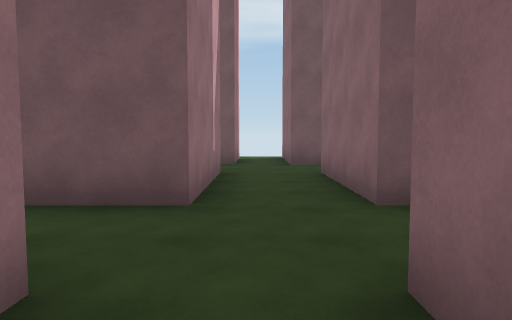
view 1 (above)

24 first-person views from a walk through a scene from a Unity 3-D project. The camera is 1.4 m above the floor, tilts 4° down and sees 70° across. The floor is counted in squares, 2 m on a side. Each view is taken from the middle of a square. On the plan, view 1 faces up. The plan holds only what a view shows up to about 11 squares ahead; the rest is blank. The place goes on beyond the plan.

view 2
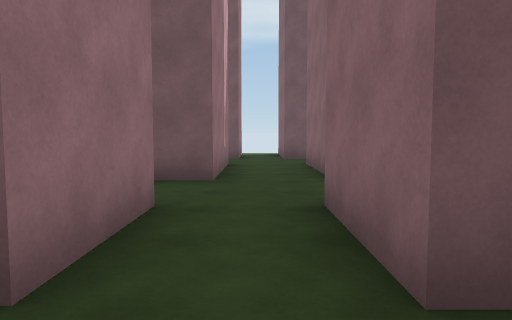

view 3
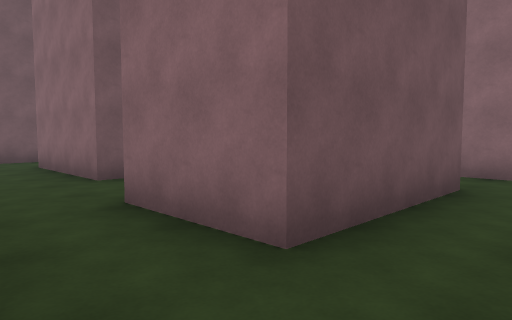

view 4
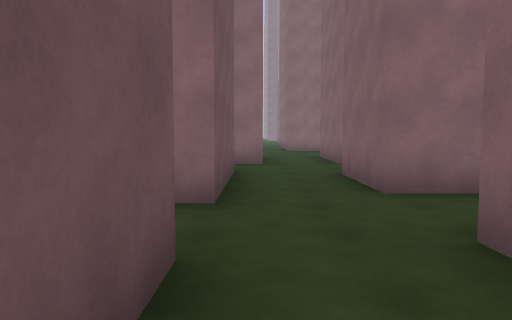

view 5
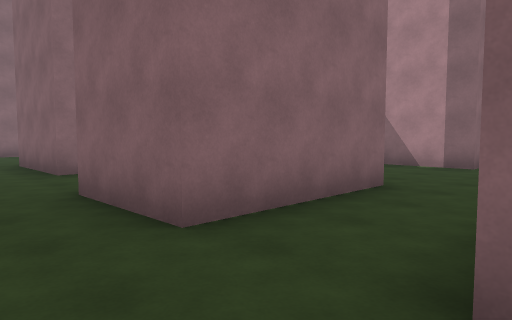

view 6
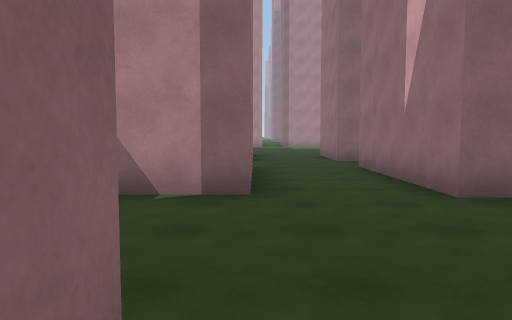

view 7
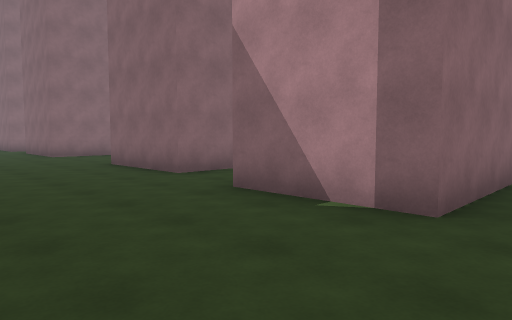

view 8
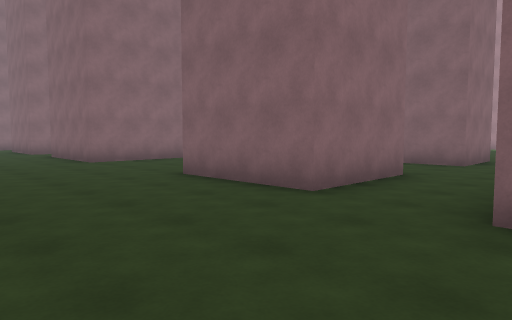

view 9
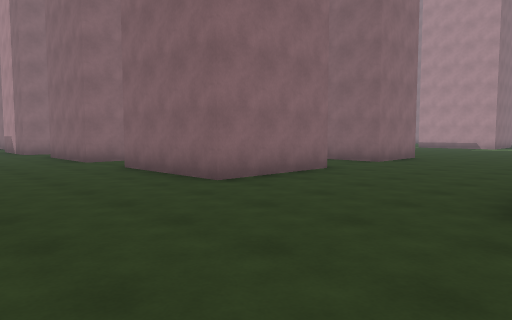

view 10
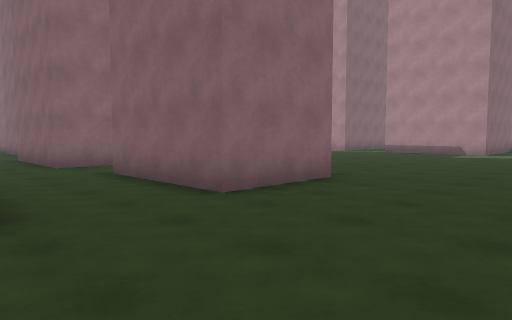

view 11
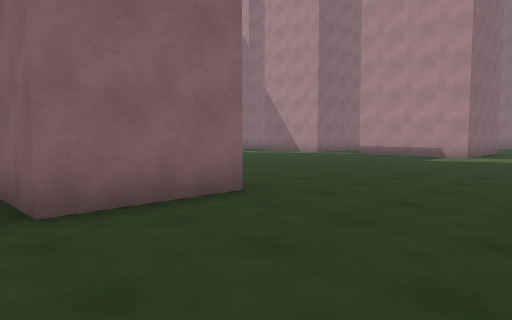

view 12
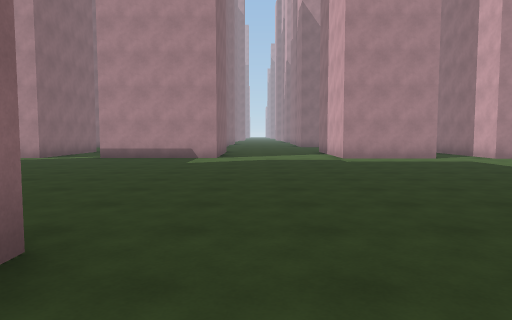

view 13
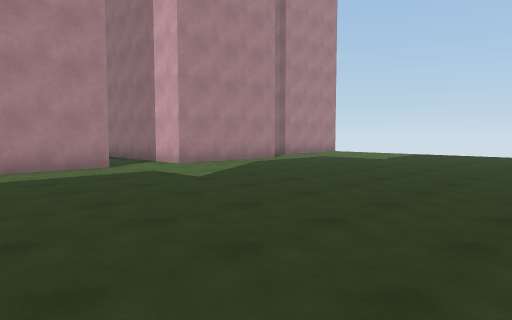

view 14
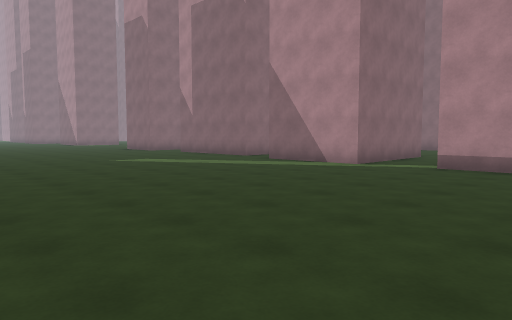

view 15
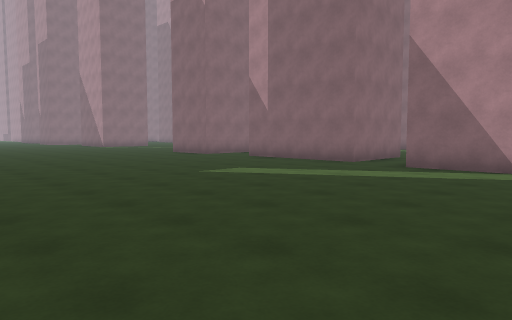

view 16
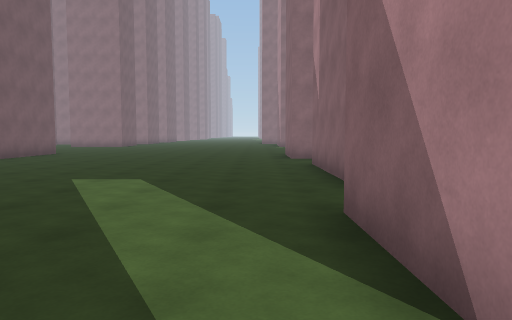

view 17
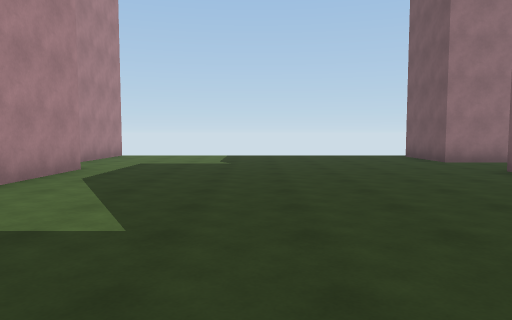

view 18
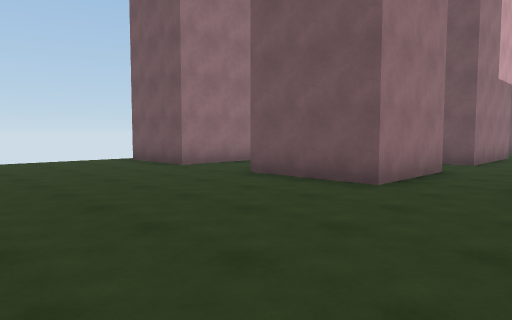

view 19
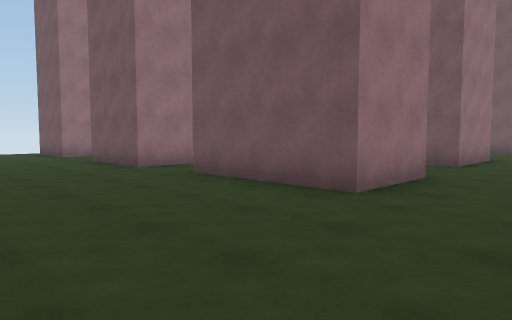

view 20
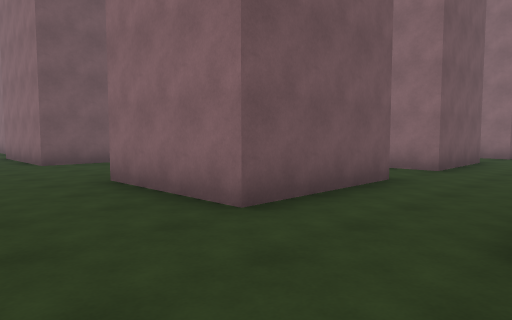

view 21
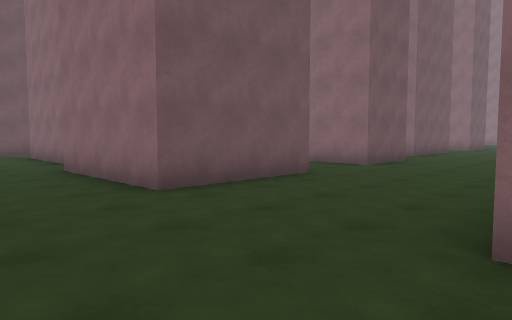

view 22
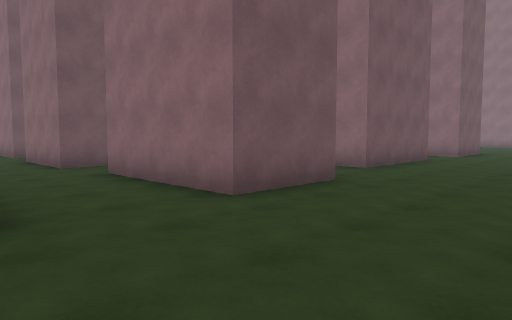

view 23
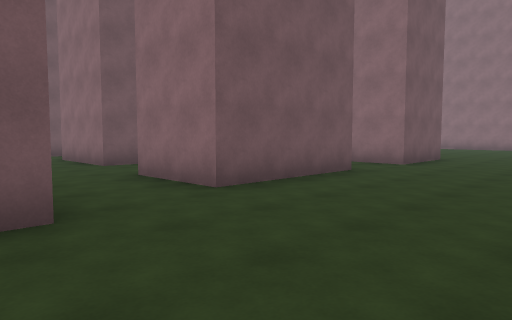

view 24
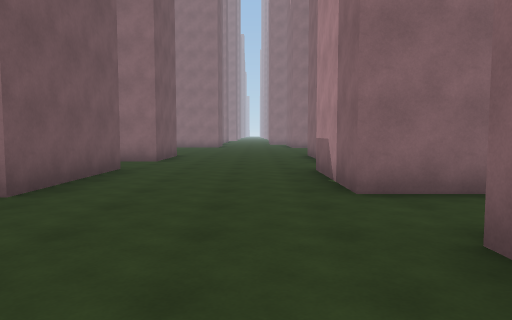

### Floor plan
Points are (right, up) in squares from view 1. A wall is a line through its corners. A room is listed if a view was taken in it or the views show most of it. See-through windows are left out.
Room 1 (view 1)
walls: (-0.7, 6.8) (-0.7, 3.6) (-2.4, 3.6); (1.8, 3.6) (1.3, 3.6) (1.3, 6.8); (-1, 1.6) (-1, -0.6); (1.8, 8.5) (0.7, 8.5) (0.7, 9); (0.7, -0.6) (0.7, 1.6)
ways out: opening at (0, 0.5) to room 2
Room 2 (views 2, 3, 4, 5, 6, 7, 8, 9, 10, 11, 12, 13, 14, 15, 16, 17, 18, 19, 20, 21, 22, 23, 24)
walls: (15.5, -12.5) (12.4, -12.5) (12.4, -9.7) (15.5, -9.7); (8.8, -14.9) (8.8, -17.1) (5.4, -17.1) (5.4, -14.8) (6.9, -14.8); (12.4, -17.2) (12.4, -14.8) (15.5, -14.8); (17.1, -14.4) (20.5, -14.4); (5.7, -12.4) (5.7, -9.7) (8.5, -9.7) (8.5, -12.3) (7.8, -12.3); (17.4, -15.6) (17.4, -14.4); (15.5, -5.9) (12.4, -5.9) (12.4, -2.4); (20.4, -12.5) (17.4, -12.5) (17.4, -9.4) (20.4, -9.4); (3.6, -14.6) (3.6, -17.2) (1, -17.2); (20, -5.9) (17.8, -5.9) (17.8, -2.4); (22.3, -12.9) (22.3, -9.2) (25.2, -9.2); (1.1, -12.1) (1.1, -9.2) (3.6, -9.2) (3.6, -12.7) (3, -12.7); (5.8, -3) (8.5, -3); (12.9, -0.8) (12.9, 2.2); (1.3, -5.9) (1.3, -2.5) (3.5, -2.5); (5.7, -1.2) (5.7, -0.1); (18.5, -0.8) (17.4, -0.8) (17.4, 1.9); (4.1, -0.6) (0.7, -0.6); (-1.8, -14.8) (-1, -14.8) (-1, -17.2) (-3.6, -17.2); (-1.9, -9) (-1.2, -9) (-1.2, -13); (12.2, -26.5) (12.2, -25.8) (15.8, -25.8); (25.5, -5.2) (22, -5.2) (22, -3); (5.6, -25.8) (8.5, -25.8); (17.4, -26.5) (17.4, -25.8) (20.2, -25.8); (17.4, 3.5) (17.4, 4.1); (28.5, -9.7) (29, -9.7); (28, -17.8) (27.2, -17.8); (-1, -0.6) (-2.5, -0.6); (0.6, -25.5) (4.1, -25.5) (4.1, -26.5); (29.5, -5.4) (27.4, -5.4) (27.4, -4); (27.4, -26.5) (27.4, -26) (28, -26)
ways out: opening at (0, 0.5) to room 1; opening at (21, -2)

Positions as (right, up) in squares from view 1, and headings:
1: (0, 0), facing up
2: (0, -2), facing up
3: (-1, -2), facing up-right
4: (-3, -1), facing right
5: (-1, -1), facing down-right
6: (1, -5), facing down
7: (0, -6), facing down-right
8: (3, -6), facing down-right
9: (8, -6), facing down-right
10: (9, -12), facing down-right
11: (9, -14), facing down-right
12: (11, -15), facing down
13: (9, -18), facing down-left
14: (13, -18), facing down-right
15: (17, -18), facing down-right
16: (17, -25), facing right
17: (8, -22), facing left
18: (6, -22), facing up-left
19: (11, -21), facing up-left
20: (10, -15), facing up-right
21: (10, -10), facing up-right
22: (15, -9), facing up-right
23: (19, -9), facing up-right
24: (18, -8), facing right
